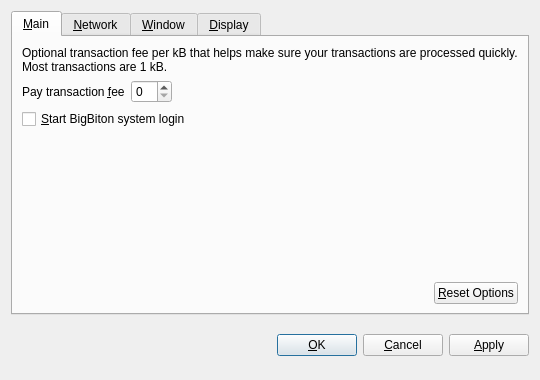
<?xml version="1.0" encoding="UTF-8"?>
<ui version="4.0">
 <class>OptionsDialog</class>
 <widget class="QDialog" name="OptionsDialog">
  <property name="geometry">
   <rect>
    <x>0</x>
    <y>0</y>
    <width>540</width>
    <height>380</height>
   </rect>
  </property>
  <property name="windowTitle">
   <string>Options</string>
  </property>
  <property name="modal">
   <bool>true</bool>
  </property>
  <layout class="QVBoxLayout" name="verticalLayout">
   <item>
    <widget class="QTabWidget" name="tabWidget">
     <property name="tabPosition">
      <enum>QTabWidget::North</enum>
     </property>
     <property name="currentIndex">
      <number>0</number>
     </property>
     <widget class="QWidget" name="tabMain">
      <attribute name="title">
       <string>&amp;Main</string>
      </attribute>
      <layout class="QVBoxLayout" name="verticalLayout_Main">
       <item>
        <widget class="QLabel" name="transactionFeeInfoLabel">
         <property name="text">
          <string>Optional transaction fee per kB that helps make sure your transactions are processed quickly. Most transactions are 1 kB.</string>
         </property>
         <property name="textFormat">
          <enum>Qt::PlainText</enum>
         </property>
         <property name="wordWrap">
          <bool>true</bool>
         </property>
        </widget>
       </item>
       <item>
        <layout class="QHBoxLayout" name="horizontalLayout_1_Main">
         <item>
          <widget class="QLabel" name="transactionFeeLabel">
           <property name="text">
            <string>Pay transaction &amp;fee</string>
           </property>
           <property name="textFormat">
            <enum>Qt::PlainText</enum>
           </property>
           <property name="buddy">
            <cstring>transactionFee</cstring>
           </property>
          </widget>
         </item>
         <item>
          <widget class="BitcoinAmountField" name="transactionFee"/>
         </item>
         <item>
          <spacer name="horizontalSpacer_1_Main">
           <property name="orientation">
            <enum>Qt::Horizontal</enum>
           </property>
           <property name="sizeHint" stdset="0">
            <size>
             <width>40</width>
             <height>20</height>
            </size>
           </property>
          </spacer>
         </item>
        </layout>
       </item>
       <item>
        <widget class="QCheckBox" name="bitcoinAtStartup">
         <property name="toolTip">
          <string>Automatically start BigBitafter logging in to the system.</string>
         </property>
         <property name="text">
          <string>&amp;Start BigBiton system login</string>
         </property>
        </widget>
       </item>
       <item>
        <spacer name="verticalSpacer_Main">
         <property name="orientation">
          <enum>Qt::Vertical</enum>
         </property>
         <property name="sizeHint" stdset="0">
          <size>
           <width>20</width>
           <height>40</height>
          </size>
         </property>
        </spacer>
       </item>
       <item>
        <layout class="QHBoxLayout" name="horizontalLayout_2_Main">
         <item>
          <spacer name="horizontalSpacer_2_Main">
           <property name="orientation">
            <enum>Qt::Horizontal</enum>
           </property>
           <property name="sizeHint" stdset="0">
            <size>
             <width>40</width>
             <height>20</height>
            </size>
           </property>
          </spacer>
         </item>
         <item>
          <widget class="QPushButton" name="resetButton">
           <property name="toolTip">
            <string>Reset all client options to default.</string>
           </property>
           <property name="text">
            <string>&amp;Reset Options</string>
           </property>
           <property name="autoDefault">
            <bool>false</bool>
           </property>
          </widget>
         </item>
        </layout>
       </item>
      </layout>
     </widget>
     <widget class="QWidget" name="tabNetwork">
      <attribute name="title">
       <string>&amp;Network</string>
      </attribute>
      <layout class="QVBoxLayout" name="verticalLayout_Network">
       <item>
        <widget class="QCheckBox" name="mapPortUpnp">
         <property name="toolTip">
          <string>Automatically open the Bitcoin client port on the router. This only works when your router supports UPnP and it is enabled.</string>
         </property>
         <property name="text">
          <string>Map port using &amp;UPnP</string>
         </property>
        </widget>
       </item>
       <item>
        <widget class="QCheckBox" name="connectSocks">
         <property name="toolTip">
          <string>Connect to the Bitcoin network through a SOCKS proxy (e.g. when connecting through Tor).</string>
         </property>
         <property name="text">
          <string>&amp;Connect through SOCKS proxy:</string>
         </property>
        </widget>
       </item>
       <item>
        <layout class="QHBoxLayout" name="horizontalLayout_Network">
         <item>
          <widget class="QLabel" name="proxyIpLabel">
           <property name="text">
            <string>Proxy &amp;IP:</string>
           </property>
           <property name="textFormat">
            <enum>Qt::PlainText</enum>
           </property>
           <property name="buddy">
            <cstring>proxyIp</cstring>
           </property>
          </widget>
         </item>
         <item>
          <widget class="QValidatedLineEdit" name="proxyIp">
           <property name="maximumSize">
            <size>
             <width>140</width>
             <height>16777215</height>
            </size>
           </property>
           <property name="toolTip">
            <string>IP address of the proxy (e.g. 127.0.0.1)</string>
           </property>
          </widget>
         </item>
         <item>
          <widget class="QLabel" name="proxyPortLabel">
           <property name="text">
            <string>&amp;Port:</string>
           </property>
           <property name="textFormat">
            <enum>Qt::PlainText</enum>
           </property>
           <property name="buddy">
            <cstring>proxyPort</cstring>
           </property>
          </widget>
         </item>
         <item>
          <widget class="QLineEdit" name="proxyPort">
           <property name="maximumSize">
            <size>
             <width>55</width>
             <height>16777215</height>
            </size>
           </property>
           <property name="toolTip">
            <string>Port of the proxy (e.g. 9050)</string>
           </property>
          </widget>
         </item>
         <item>
          <widget class="QLabel" name="socksVersionLabel">
           <property name="text">
            <string>SOCKS &amp;Version:</string>
           </property>
           <property name="textFormat">
            <enum>Qt::PlainText</enum>
           </property>
           <property name="buddy">
            <cstring>socksVersion</cstring>
           </property>
          </widget>
         </item>
         <item>
          <widget class="QValueComboBox" name="socksVersion">
           <property name="toolTip">
            <string>SOCKS version of the proxy (e.g. 5)</string>
           </property>
          </widget>
         </item>
         <item>
          <spacer name="horizontalSpacer_Network">
           <property name="orientation">
            <enum>Qt::Horizontal</enum>
           </property>
           <property name="sizeHint" stdset="0">
            <size>
             <width>40</width>
             <height>20</height>
            </size>
           </property>
          </spacer>
         </item>
        </layout>
       </item>
       <item>
        <spacer name="verticalSpacer_Network">
         <property name="orientation">
          <enum>Qt::Vertical</enum>
         </property>
         <property name="sizeHint" stdset="0">
          <size>
           <width>20</width>
           <height>40</height>
          </size>
         </property>
        </spacer>
       </item>
      </layout>
     </widget>
     <widget class="QWidget" name="tabWindow">
      <attribute name="title">
       <string>&amp;Window</string>
      </attribute>
      <layout class="QVBoxLayout" name="verticalLayout_Window">
       <item>
        <widget class="QCheckBox" name="minimizeToTray">
         <property name="toolTip">
          <string>Show only a tray icon after minimizing the window.</string>
         </property>
         <property name="text">
          <string>&amp;Minimize to the tray instead of the taskbar</string>
         </property>
        </widget>
       </item>
       <item>
        <widget class="QCheckBox" name="minimizeOnClose">
         <property name="toolTip">
          <string>Minimize instead of exit the application when the window is closed. When this option is enabled, the application will be closed only after selecting Quit in the menu.</string>
         </property>
         <property name="text">
          <string>M&amp;inimize on close</string>
         </property>
        </widget>
       </item>
       <item>
        <spacer name="verticalSpacer_Window">
         <property name="orientation">
          <enum>Qt::Vertical</enum>
         </property>
         <property name="sizeHint" stdset="0">
          <size>
           <width>20</width>
           <height>40</height>
          </size>
         </property>
        </spacer>
       </item>
      </layout>
     </widget>
     <widget class="QWidget" name="tabDisplay">
      <attribute name="title">
       <string>&amp;Display</string>
      </attribute>
      <layout class="QVBoxLayout" name="verticalLayout_Display">
       <item>
        <layout class="QHBoxLayout" name="horizontalLayout_1_Display">
         <item>
          <widget class="QLabel" name="langLabel">
           <property name="text">
            <string>User Interface &amp;language:</string>
           </property>
           <property name="textFormat">
            <enum>Qt::PlainText</enum>
           </property>
           <property name="buddy">
            <cstring>lang</cstring>
           </property>
          </widget>
         </item>
         <item>
          <widget class="QValueComboBox" name="lang">
           <property name="toolTip">
            <string>The user interface language can be set here. This setting will take effect after restarting Bitcoin.</string>
           </property>
          </widget>
         </item>
        </layout>
       </item>
       <item>
        <layout class="QHBoxLayout" name="horizontalLayout_2_Display">
         <item>
          <widget class="QLabel" name="unitLabel">
           <property name="text">
            <string>&amp;Unit to show amounts in:</string>
           </property>
           <property name="textFormat">
            <enum>Qt::PlainText</enum>
           </property>
           <property name="buddy">
            <cstring>unit</cstring>
           </property>
          </widget>
         </item>
         <item>
          <widget class="QValueComboBox" name="unit">
           <property name="toolTip">
            <string>Choose the default subdivision unit to show in the interface and when sending coins.</string>
           </property>
          </widget>
         </item>
        </layout>
       </item>
       <item>
        <widget class="QCheckBox" name="displayAddresses">
         <property name="toolTip">
          <string>Whether to show Bitcoin addresses in the transaction list or not.</string>
         </property>
         <property name="text">
          <string>&amp;Display addresses in transaction list</string>
         </property>
        </widget>
       </item>
       <item>
        <spacer name="verticalSpacer_Display">
         <property name="orientation">
          <enum>Qt::Vertical</enum>
         </property>
         <property name="sizeHint" stdset="0">
          <size>
           <width>20</width>
           <height>40</height>
          </size>
         </property>
        </spacer>
       </item>
      </layout>
     </widget>
    </widget>
   </item>
   <item>
    <layout class="QHBoxLayout" name="horizontalLayout_Buttons">
     <item>
      <spacer name="horizontalSpacer_1">
       <property name="orientation">
        <enum>Qt::Horizontal</enum>
       </property>
       <property name="sizeHint" stdset="0">
        <size>
         <width>40</width>
         <height>48</height>
        </size>
       </property>
      </spacer>
     </item>
     <item>
      <widget class="QLabel" name="statusLabel">
       <property name="font">
        <font>
         <weight>75</weight>
         <bold>true</bold>
        </font>
       </property>
       <property name="text">
        <string/>
       </property>
       <property name="textFormat">
        <enum>Qt::PlainText</enum>
       </property>
       <property name="wordWrap">
        <bool>true</bool>
       </property>
      </widget>
     </item>
     <item>
      <spacer name="horizontalSpacer_2">
       <property name="orientation">
        <enum>Qt::Horizontal</enum>
       </property>
       <property name="sizeHint" stdset="0">
        <size>
         <width>40</width>
         <height>48</height>
        </size>
       </property>
      </spacer>
     </item>
     <item>
      <widget class="QPushButton" name="okButton">
       <property name="text">
        <string>&amp;OK</string>
       </property>
      </widget>
     </item>
     <item>
      <widget class="QPushButton" name="cancelButton">
       <property name="text">
        <string>&amp;Cancel</string>
       </property>
       <property name="autoDefault">
        <bool>false</bool>
       </property>
      </widget>
     </item>
     <item>
      <widget class="QPushButton" name="applyButton">
       <property name="text">
        <string>&amp;Apply</string>
       </property>
       <property name="autoDefault">
        <bool>false</bool>
       </property>
      </widget>
     </item>
    </layout>
   </item>
  </layout>
 </widget>
 <customwidgets>
  <customwidget>
   <class>BitcoinAmountField</class>
   <extends>QSpinBox</extends>
   <header>bitcoinamountfield.h</header>
  </customwidget>
  <customwidget>
   <class>QValueComboBox</class>
   <extends>QComboBox</extends>
   <header>qvaluecombobox.h</header>
  </customwidget>
  <customwidget>
   <class>QValidatedLineEdit</class>
   <extends>QLineEdit</extends>
   <header>qvalidatedlineedit.h</header>
  </customwidget>
 </customwidgets>
 <resources/>
 <connections/>
</ui>
